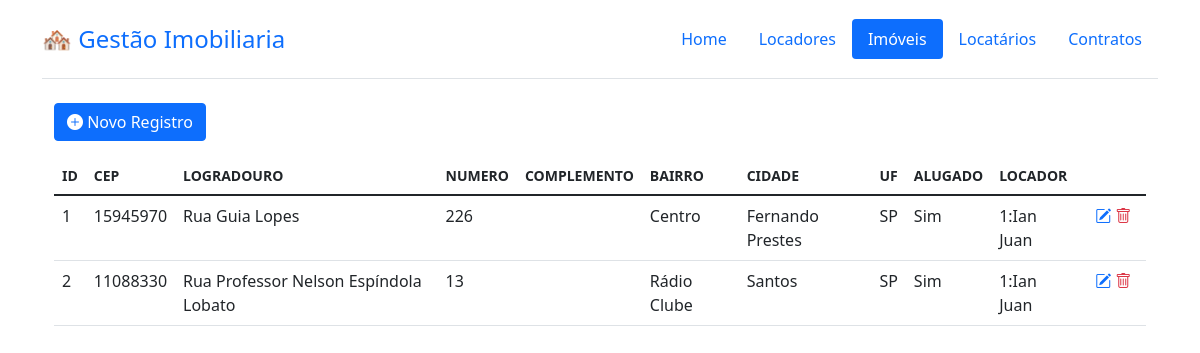
/imovel/, run on the app's committed database.
### tables this page shows
CREATE TABLE `imovel` (
	`id` integer primary key NOT NULL UNIQUE,
	`cep` TEXT NOT NULL,
	`logradouro` TEXT NOT NULL,
	`numero` TEXT NOT NULL,
	`complemento` TEXT,
	`bairro` TEXT NOT NULL,
	`cidade` INTEGER NOT NULL,
	`uf` INTEGER NOT NULL,
	`alugado` TEXT NOT NULL,
	`id_locador` INTEGER NOT NULL,
	FOREIGN KEY(`id_locador`) REFERENCES `locador`(`id`)
);

### gestao_imobiliaria/views/imovel.py (the view)
@imovel.route("/imovel/")
def imovel_list():
    PAGE_TITLE = "imovel"
    db = get_db()
    colunas = get_column_names(db, table="imovel")
    dados = db.execute(
        """
        SELECT imovel.id, imovel.cep, imovel.logradouro, imovel.numero, imovel.complemento,
        imovel.bairro, imovel.cidade, imovel.uf,
        imovel.alugado, locador.id||':'|| locador.primeiro_nome as id_locador
        FROM imovel
        INNER JOIN locador ON imovel.id_locador = locador.id;
        """
    ).fetchall()
    if dados is None:
        dados = []
    return render_template(
        "list.html",
        dados=dados,
        colunas=colunas,
        page_title=PAGE_TITLE,
        blueprint=PAGE_NAME,
    )

### gestao_imobiliaria/db.py (called while the page is built)
def get_db():
    if "db" not in g:
        g.db = sqlite3.connect(
            os.getenv("DATABASE_URL"), detect_types=sqlite3.PARSE_DECLTYPES
        )
        g.db.row_factory = sqlite3.Row
    return g.db

### gestao_imobiliaria/views/utils.py (called while the page is built)
@cache
def get_column_names(db, table):
    cursor = db.execute(f"PRAGMA table_info({table})")
    colunas = [column[1] for column in cursor.fetchall()]
    for i in range(len(colunas)):
        colunas[i] = colunas[i].replace("id_", "")
        colunas[i] = colunas[i].replace("_", " ")
        colunas[i] = colunas[i].upper()
    return colunas

### gestao_imobiliaria/templates/list.html (shortened to what this page needs)
{% extends "base.html" %}
{% set current_date = datetime.utcnow() %}
{% block content %}
  <div class="container justify-content-left w-100 position-relative">
    <div class="container-buttons text-start mb-3">
      <a href={{ url_for(blueprint +'.cadastro') }}
        <button type="button" class="btn btn-primary"><i class="bi bi-plus-circle-fill"></i> Novo Registro </button>
      </a>
    </div>
    <table class="table table-hover">
      <thead>
        <tr>
          {% for coluna in colunas %}
            <th scope="col" class="small">{{ coluna }}</th>
          {% endfor %}
          <th scope="col" class="w-auto"></th>
        </tr>
      </thead>
      <tbody>
        {% for dado in dados %}
          {% if page_title == 'contrato' %}
            {% set data_fim = datetime.strptime(dado.data_fim, '%Y-%m-%d') %}
            {% if data_fim < current_date %}
              <tr class="table-danger">
            {% endif %}
          {% else %}
          <tr>
          {% endif %}
            {% for value in dado %}
              <td>{{ value }}</td>
            {% endfor %}
            <td class="text-center">
              <a href="{{ url_for(blueprint +'.edit', id=dado.id) }}"><i class="bi bi-pencil-square"></i></a>
              <a href="{{ url_for(blueprint + '.delete', id=dado.id) }}"><i class="bi bi-trash text-danger"></i></a>
            </td>
          </tr>
        {% endfor %}
      </tbody>
    </table>
  </div>
{% endblock %}

### gestao_imobiliaria/templates/base.html (style rules this page uses)
.table td:last-child, .table th:last-child { width: 6%; }

### data on the page
imovel: dado "1" "1:Ian Juan", cep "15945970", logradouro "Rua Guia Lopes", numero "226", bairro "Centro", cidade "Fernando Prestes", uf "SP", alugado "Sim"
imovel: dado "2" "1:Ian Juan", cep "11088330", logradouro "Rua Professor Nelson Espíndola Lobato", numero "13", bairro "Rádio Clube", cidade "Santos", uf "SP", alugado "Sim"

### other printed values
{{ coluna }} "ID" "CEP" "LOGRADOURO" "NUMERO" "COMPLEMENTO" "BAIRRO" "CIDADE" "UF" "ALUGADO" "LOCADOR"
